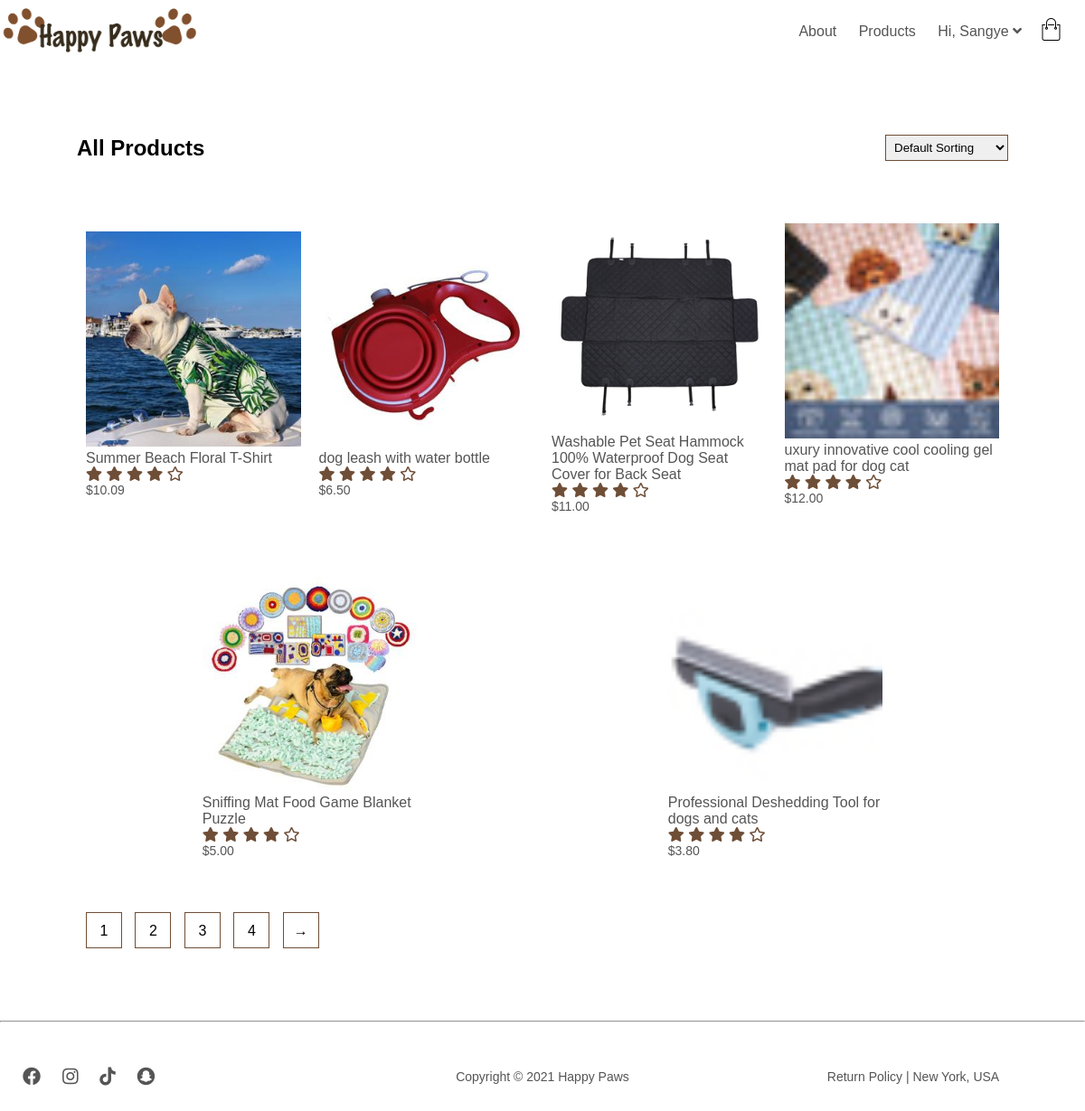
/products (signed in), run on the app's committed database.
### store/models.py (models this page shows, shortened)
class Product(models.Model):
    name = models.CharField(max_length=255)
    price = models.DecimalField(max_digits=6, decimal_places=2)
    keyword = models.CharField(max_length=255)
    date_added = models.DateTimeField(default=timezone.now)
    image = models.ImageField(upload_to='products')
    description = RichTextUploadingField()
    def image_tag(self):
        return mark_safe(f'<img src="{self.image.url}" height="50">')
    image_tag.short_description = "Product Image"

### store/views.py (the view)
# urls.py: path('products', views.products, name='products'),
def products(request):
    context = {
        'products': Product.objects.all()
    }
    return render(request, 'store/products.html', context)

### store/templates/store/products.html (shortened to what this page needs)
{% extends "store/base.html" %}
{% load static %}
{% block content %}
    <div class="small-container">
        <div class="row row-2">
            <h2>All Products</h2>
            <select name="" id="">
                <option value="">Default Sorting</option>
            </select>
        </div>
        <div class="row">
            {% for product in products %}
            <a href="{% url 'product' product.id %}" class="col-4">
                    <img src="{{ product.image.url }}" alt="">
                    <h4>{{ product.name }}</h4>
                    <div class="rating">
                            <i class="fas fa-star" aria-hidden="true"></i>
                            <i class="fas fa-star" aria-hidden="true"></i>
                            <i class="fas fa-star" aria-hidden="true"></i>
                            <i class="fas fa-star" aria-hidden="true"></i>
                            <i class="far fa-star" aria-hidden="true"></i>
                    </div>
                    <p>${{ product.price }}</p>
            </a>
            {% endfor %}
        </div>
        <div class="page-btn">
            <span>1</span>
            <span>2</span>
            <span>3</span>
            <span>4</span>
            <span>&#8594;</span>
        </div>
    </div>
{% endblock content %}

### store/templates/store/base.html (shortened to what this page needs)
{% load static %}
<!doctype html>
<html lang="en">
  <head>
    <link rel="stylesheet" href="https://cdnjs.cloudflare.com/ajax/libs/font-awesome/5.15.3/css/all.min.css">
    <link rel="stylesheet" type="text/css" href="{% static 'store/style.css' %}">
  </head>
  <body>
    <div class="container">
      <div class="navbar">
        <div class="logo">
          <a href="{% url 'store-home' %}"><img src="{% static 'store/images/happypaws-logo.png' %}" alt="happypaws-logo"></a>
        </div>
        <nav>
          <ul id="MenuItems">
            <li><a href="">About</a></li>
            <li><a href="{% url 'products' %}">Products</a></li>
            {% if user.is_authenticated %}
              <li><a href="{% url 'profile' %}">Hi, {{ user|title }} <i class="fa fa-angle-down"></i></a>
              </li>
            {% else %}
              <li><a href="{% url 'user-login' %}">Login</a></li>
            {% endif %}
          </ul>
        </nav>
        <a href="{% url 'cart' %}"><img class="cart" src="{% static 'store/images/cart.png' %}" alt="cart"></a>
      </div>
    </div>
    {% block content %}
    {% endblock %}
    <hr>
    <footer>
        <div class="container">
            <div class="row">
                <div class="footer-col-1 socials">
                    <a href=""><i class="fab fa-facebook"></i></a>
                    <a href=""><i class="fab fa-instagram"></i></a>
                    <a href=""><i class="fab fa-tiktok"></i></a>
                    <a href=""><i class="fab fa-snapchat"></i></a>
                </div>
                <div class="footer-col-2">
                    Copyright &copy; 2021 Happy Paws
                </div>
                <div class="footer-col-3">
                    <a href="">Return Policy</a> |
                    New York, USA
                </div>
            </div>
        </div>
    </footer>
  </body>
</html>

### store/static/store/style.css (style rules this page uses)
* { margin: 0; padding: 0; box-sizing: border-box; font-family: Arial, Helvetica, sans-serif; }
.logo { top: 0; left: 0; position: absolute; }
.logo img { width: 220px; }
.navbar { display: flex; align-items: center; padding-top: 20px; }
nav { flex: 1; text-align: right; }
nav ul { display: inline-block; list-style-type: none; }
nav ul li { display: inline-block; margin-right: 20px; position: relative; }
.cart { height: 25px; cursor: pointer; }
a { text-decoration: none; color: #555; }
p { color: #555; }
.container { max-width: 1300px; margin: auto; padding-left: 25px; padding-right: 25px; }
.row { display: flex; align-items: center; flex-wrap: wrap; justify-content: space-around; }
.small-container { max-width: 1080px; margin: auto; padding-left: 25px; padding-right: 25px; }
.col-4 { flex-basis: 25%; padding: 10px; min-width: 200px; margin-bottom: 50px; transition: transform 0.5s; }
.col-4 img { width: 100%; }
h4 { color: #555; font-weight: normal; }
.col-4 p { font-size: 14px; }
.rating i { color: #6f4e37; }
footer { font-size: 14px; padding: 50px 0 20px; color: #555; }
.footer-col-1, .footer-col-2, .footer-col-3 { min-width: 330px; margin-bottom: 20px; }
.footer-col-1 { flex-basis: 25%; }
.footer-col-2 { flex: 1; text-align: center; }
.footer-col-3 { flex-basis: 24%; text-align: center; }
ul { list-style-type: none; }
.socials i { padding-right: 20px; font-size: 20px; }
.row-2 { justify-content: space-between; margin: 100px auto 50px; }
select { border: 1px solid #6f4e37; padding: 5px; }
.page-btn { margin: 0 auto 80px; }
.page-btn span { display: inline-block; border: 1px solid #6f4e37; margin-left: 10px; width: 40px; height: 40px; text-align: center; line-height: 40px; cursor: pointer; }

### data on the page
Product: image (picture), name "Summer Beach Floral T-Shirt", price "10.09"
Product: image (picture), name "dog leash with water bottle", price "6.50"
Product: image (picture), name "Washable Pet Seat Hammock 100% Waterproof Dog Seat Cover for Back Seat", price "11.00"
Product: image (picture), name "uxury innovative cool cooling gel mat pad for dog cat", price "12.00"
Product: image (picture), name "Sniffing Mat Food Game Blanket Puzzle", price "5.00"
Product: image (picture), name "Professional Deshedding Tool for dogs and cats", price "3.80"

### other printed values
{{ user|title }} "Sangye"
